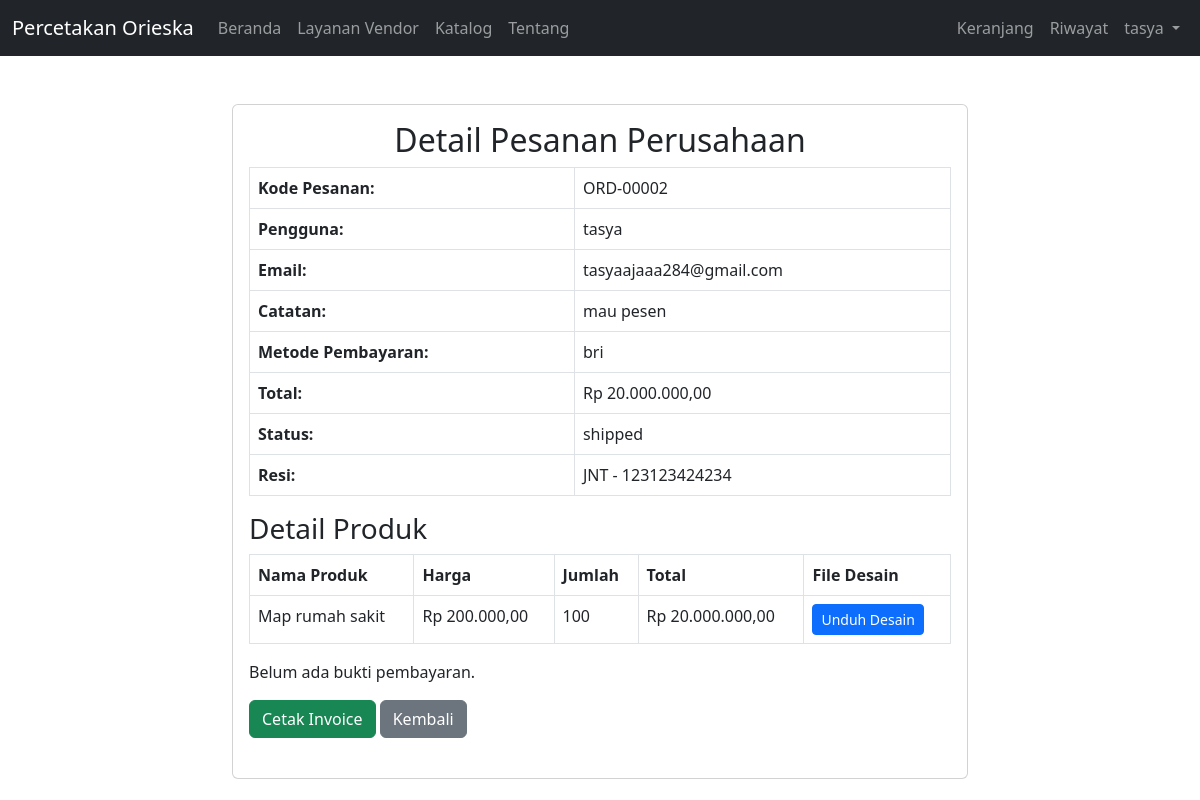
The app's page /consumer/view_company_order_detail.php?id=2 (signed in) with its own data.
### tables this page shows
CREATE TABLE `orders` (
  `id` int(11) NOT NULL,
  `user_id` int(11) NOT NULL,
  `order_code` varchar(20) NOT NULL,
  `total` decimal(10,2) NOT NULL,
  `created_at` timestamp NOT NULL DEFAULT current_timestamp(),
  `updated_at` timestamp NOT NULL DEFAULT current_timestamp() ON UPDATE current_timestamp(),
  `address` varchar(255) NOT NULL,
  `shipping_method` varchar(50) NOT NULL,
  `payment_method` varchar(50) NOT NULL,
  `status` varchar(50) NOT NULL DEFAULT 'pending',
  `tracking_number` varchar(255) DEFAULT NULL,
  `shipping_cost` decimal(10,2) DEFAULT NULL,
  `payment_proof` varchar(255) DEFAULT NULL,
  `rejection_notes` text DEFAULT NULL,
  `proofing_file` varchar(255) DEFAULT NULL
);

CREATE TABLE `users` (
  `id` int(11) NOT NULL,
  `user_code` varchar(20) DEFAULT NULL,
  `username` varchar(50) NOT NULL,
  `password` varchar(255) NOT NULL,
  `email` varchar(100) NOT NULL,
  `role` enum('admin','individual','company','bagian_produksi','bagian_keuangan','bagian_pengiriman','bagian_praproduksi','pemilik') NOT NULL,
  `created_at` timestamp NOT NULL DEFAULT current_timestamp(),
  `email_verified` tinyint(1) DEFAULT 0,
  `verification_code` varchar(255) DEFAULT NULL
);

CREATE TABLE `order_items` (
  `id` int(11) NOT NULL,
  `order_id` int(11) NOT NULL,
  `product_id` int(11) NOT NULL,
  `quantity` int(11) NOT NULL,
  `price` decimal(10,2) NOT NULL,
  `design_file` varchar(255) DEFAULT NULL,
  `note` text DEFAULT NULL
);

CREATE TABLE `products` (
  `id` int(11) NOT NULL,
  `product_code` varchar(20) NOT NULL,
  `name` varchar(100) NOT NULL,
  `description` text DEFAULT NULL,
  `price` decimal(10,2) NOT NULL,
  `image` varchar(255) DEFAULT NULL,
  `created_at` timestamp NOT NULL DEFAULT current_timestamp(),
  `company` tinyint(1) DEFAULT 0,
  `estimasi_pengerjaan` varchar(255) DEFAULT NULL,
  `min_order` int(11) DEFAULT 1
);

### consumer/view_company_order_detail.php (the view, shortened to what this page needs)
<?php
include '../includes/db.php';
$order_id = isset($_GET['id']) ? $_GET['id'] : null;
$stmt = $conn->prepare("SELECT orders.*, users.username, users.email FROM orders
                        JOIN users ON orders.user_id = users.id
                        WHERE orders.id = ?");
$stmt->bind_param("i", $order_id);
$stmt->execute();
$result = $stmt->get_result();
$order = $result->fetch_assoc();
$stmt = $conn->prepare("SELECT order_items.*, products.name AS product_name FROM order_items
                        JOIN products ON order_items.product_id = products.id
                        WHERE order_items.order_id = ?");
$stmt->bind_param("i", $order_id);
$stmt->execute();
$result = $stmt->get_result();
$order_items = $result->fetch_all(MYSQLI_ASSOC);
$notes = [];
foreach ($order_items as $item) {
    if (!empty($item['note'])) {
        $notes[] = $item['note'];
    }
}
$notes = implode(", ", $notes);
?>
<!DOCTYPE html>
<html lang="id">
<head>
    <link href="https://cdn.jsdelivr.net/npm/bootstrap@5.3.0/dist/css/bootstrap.min.css" rel="stylesheet">
</head>
<body>
<nav class="navbar navbar-expand-lg navbar-dark bg-dark sticky-top">
        <div class="container-fluid">
            <a class="navbar-brand" href="#">Percetakan Orieska</a>
            <div class="collapse navbar-collapse" id="navbarNavDropdown">
                <ul class="navbar-nav me-auto mb-2 mb-lg-0">
                    <li class="nav-item">
                        <a class="nav-link" aria-current="page" href="../index.php">Beranda</a>
                    </li>
                    <li class="nav-item">
                        <a class="nav-link" href="../layanan.php">Layanan Vendor</a>
                    </li>
                    <li class="nav-item">
                        <a class="nav-link" href="company_catalog.php">Katalog</a>
                    </li>
                    <li class="nav-item">
                        <a class="nav-link" href="../about.php">Tentang</a>
                    </li>
                </ul>
                <ul class="navbar-nav mb-2 mb-lg-0">
                    <li class="nav-item">
                        <a class="nav-link" href="company_cart.php"><i class="bi bi-cart"></i> Keranjang</a>
                    </li>
                    <li class="nav-item">
                        <a class="nav-link" href="company_order_history.php"><i class="material-icons"></i> Riwayat</a>
                    </li>
                    <?php if (isset($_SESSION['username'])): ?>
                        <li class="nav-item dropdown">
                            <a class="nav-link dropdown-toggle" href="#" id="userDropdown" role="button" data-bs-toggle="dropdown" aria-expanded="false">
                                <?= htmlspecialchars($_SESSION['username']); ?>
                            </a>
                        </li>
                    <?php endif; ?>
                </ul>
            </div>
        </div>
    </nav>
    <div class="container mt-5">
        <div class="row justify-content-center">
            <div class="col-md-8">
                <div class="card">
                    <div class="card-body">
                        <h2 class="text-center">Detail Pesanan Perusahaan</h2>
                        <table class="table table-bordered">
                            <tr>
                                <th>Kode Pesanan:</th>
                                <td><?= htmlspecialchars($order['order_code']) ?></td>
                            </tr>
                            <tr>
                                <th>Pengguna:</th>
                                <td><?= htmlspecialchars($order['username']) ?></td>
                            </tr>
                            <tr>
                                <th>Email:</th>
                                <td><?= htmlspecialchars($order['email']) ?></td>
                            </tr>
                            <tr>
                                <th>Catatan:</th>
                                <td><?= htmlspecialchars($notes) ?></td>
                            </tr>
                            <tr>
                                <th>Metode Pembayaran:</th>
                                <td><?= htmlspecialchars($order['payment_method']) ?></td>
                            </tr>
                            <tr>
                                <th>Total:</th>
                                <td>Rp <?= number_format($order['total'], 2, ',', '.') ?></td>
                            </tr>
                            <tr>
                                <th>Status:</th>
                                <td><?= htmlspecialchars($order['status']) ?></td>
                            </tr>
                            <tr>
                                <th>Resi:</th>
                                <td><?= htmlspecialchars($order['tracking_number']); ?></td>
                            </tr>
                        </table>
                        <h3>Detail Produk</h3>
                        <table class="table table-bordered">
                            <thead>
                                <tr>
                                    <th>Nama Produk</th>
                                    <th>Harga</th>
                                    <th>Jumlah</th>
                                    <th>Total</th>
                                    <th>File Desain</th>
                                </tr>
                            </thead>
                            <tbody>
                                <?php foreach ($order_items as $item): ?>
                                    <tr>
                                        <td><?= htmlspecialchars($item['product_name']) ?></td>
                                        <td>Rp <?= number_format($item['price'], 2, ',', '.') ?></td>
                                        <td><?= htmlspecialchars($item['quantity']) ?></td>
                                        <td>Rp <?= number_format($item['price'] * $item['quantity'], 2, ',', '.') ?></td>
                                        <td>
                                            <?php if ($item['design_file']): ?>
                                                <a class="btn btn-primary btn-sm" href="../uploads/designs/<?= htmlspecialchars($item['design_file']) ?>" download>Unduh Desain</a>
                                            <?php endif; ?>
                                        </td>
                                    </tr>
                                <?php endforeach; ?>
                            </tbody>
                        </table>
                        <?php if ($order['payment_proof']): ?>
                            <a class="btn btn-warning" href="../uploads/payment_proofs/<?= htmlspecialchars($order['payment_proof']); ?>" target="_blank">Lihat Bukti Pembayaran</a>
                        <?php else: ?>
                            <p>Belum ada bukti pembayaran.</p>
                        <?php endif; ?>
                        <a class="btn btn-success" href="print_company_invoice.php?order_id=<?= $order['id'] ?>" target="_blank">Cetak Invoice</a>
                        <a class="btn btn-secondary" href="company_order_history.php">Kembali</a><br><br>
                    </div>
                </div>
            </div>
        </div>
    </div>
</body>
</html>

### records on screen
orders: order_code "ORD-00002", user.username "tasya", user.email "tasyaajaaa284@gmail.com", payment_method "bri", total "20.000.000,00", status "shipped", tracking_number "JNT - 123123424234"
order_items: product.name "Map rumah sakit", price "200.000,00", quantity "100", $item['price'] * $item['quantity'] "20.000.000,00"

### other values on screen
$_SESSION['username'] "tasya"
$notes "mau pesen"
